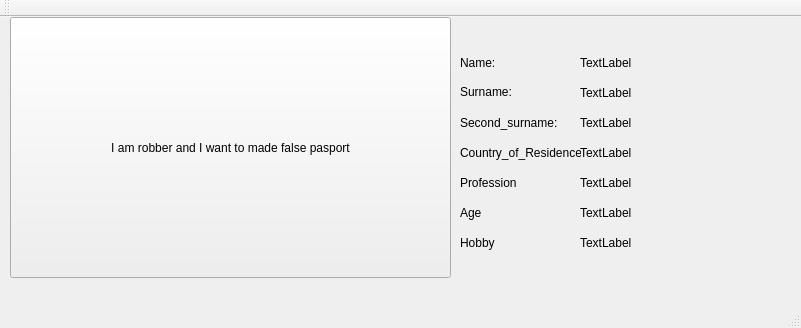
<?xml version="1.0" encoding="UTF-8"?>
<ui version="4.0">
 <class>MainWindow</class>
 <widget class="QMainWindow" name="MainWindow">
  <property name="geometry">
   <rect>
    <x>0</x>
    <y>0</y>
    <width>801</width>
    <height>328</height>
   </rect>
  </property>
  <property name="windowTitle">
   <string>MainWindow</string>
  </property>
  <widget class="QWidget" name="centralWidget">
   <widget class="QLabel" name="name">
    <property name="geometry">
     <rect>
      <x>580</x>
      <y>30</y>
      <width>391</width>
      <height>31</height>
     </rect>
    </property>
    <property name="text">
     <string>TextLabel</string>
    </property>
   </widget>
   <widget class="QLabel" name="surname">
    <property name="geometry">
     <rect>
      <x>580</x>
      <y>60</y>
      <width>391</width>
      <height>31</height>
     </rect>
    </property>
    <property name="text">
     <string>TextLabel</string>
    </property>
   </widget>
   <widget class="QLabel" name="second_surname">
    <property name="geometry">
     <rect>
      <x>580</x>
      <y>90</y>
      <width>391</width>
      <height>31</height>
     </rect>
    </property>
    <property name="text">
     <string>TextLabel</string>
    </property>
   </widget>
   <widget class="QLabel" name="country_of_Residence">
    <property name="geometry">
     <rect>
      <x>580</x>
      <y>120</y>
      <width>391</width>
      <height>31</height>
     </rect>
    </property>
    <property name="text">
     <string>TextLabel</string>
    </property>
   </widget>
   <widget class="QLabel" name="profession">
    <property name="geometry">
     <rect>
      <x>580</x>
      <y>150</y>
      <width>391</width>
      <height>31</height>
     </rect>
    </property>
    <property name="text">
     <string>TextLabel</string>
    </property>
   </widget>
   <widget class="QLabel" name="age">
    <property name="geometry">
     <rect>
      <x>580</x>
      <y>180</y>
      <width>391</width>
      <height>31</height>
     </rect>
    </property>
    <property name="text">
     <string>TextLabel</string>
    </property>
   </widget>
   <widget class="QLabel" name="hobby">
    <property name="geometry">
     <rect>
      <x>580</x>
      <y>210</y>
      <width>391</width>
      <height>31</height>
     </rect>
    </property>
    <property name="text">
     <string>TextLabel</string>
    </property>
   </widget>
   <widget class="QPushButton" name="pushButton">
    <property name="geometry">
     <rect>
      <x>10</x>
      <y>0</y>
      <width>441</width>
      <height>261</height>
     </rect>
    </property>
    <property name="text">
     <string>I am robber and I want to made false pasport</string>
    </property>
   </widget>
   <widget class="QLabel" name="label">
    <property name="geometry">
     <rect>
      <x>460</x>
      <y>30</y>
      <width>121</width>
      <height>31</height>
     </rect>
    </property>
    <property name="text">
     <string>Name:</string>
    </property>
   </widget>
   <widget class="QLabel" name="label_2">
    <property name="geometry">
     <rect>
      <x>460</x>
      <y>59</y>
      <width>121</width>
      <height>31</height>
     </rect>
    </property>
    <property name="text">
     <string>Surname:</string>
    </property>
   </widget>
   <widget class="QLabel" name="label_3">
    <property name="geometry">
     <rect>
      <x>460</x>
      <y>90</y>
      <width>121</width>
      <height>31</height>
     </rect>
    </property>
    <property name="text">
     <string>Second_surname:</string>
    </property>
   </widget>
   <widget class="QLabel" name="label_4">
    <property name="geometry">
     <rect>
      <x>460</x>
      <y>120</y>
      <width>121</width>
      <height>31</height>
     </rect>
    </property>
    <property name="text">
     <string>Country_of_Residence:</string>
    </property>
   </widget>
   <widget class="QLabel" name="label_5">
    <property name="geometry">
     <rect>
      <x>460</x>
      <y>150</y>
      <width>121</width>
      <height>31</height>
     </rect>
    </property>
    <property name="text">
     <string>Profession</string>
    </property>
   </widget>
   <widget class="QLabel" name="label_6">
    <property name="geometry">
     <rect>
      <x>460</x>
      <y>180</y>
      <width>121</width>
      <height>31</height>
     </rect>
    </property>
    <property name="text">
     <string>Age</string>
    </property>
   </widget>
   <widget class="QLabel" name="label_7">
    <property name="geometry">
     <rect>
      <x>460</x>
      <y>210</y>
      <width>121</width>
      <height>31</height>
     </rect>
    </property>
    <property name="text">
     <string>Hobby</string>
    </property>
   </widget>
  </widget>
  <widget class="QMenuBar" name="menuBar">
   <property name="geometry">
    <rect>
     <x>0</x>
     <y>0</y>
     <width>801</width>
     <height>21</height>
    </rect>
   </property>
  </widget>
  <widget class="QToolBar" name="mainToolBar">
   <attribute name="toolBarArea">
    <enum>TopToolBarArea</enum>
   </attribute>
   <attribute name="toolBarBreak">
    <bool>false</bool>
   </attribute>
  </widget>
  <widget class="QStatusBar" name="statusBar"/>
 </widget>
 <layoutdefault spacing="6" margin="11"/>
 <resources/>
 <connections/>
</ui>
